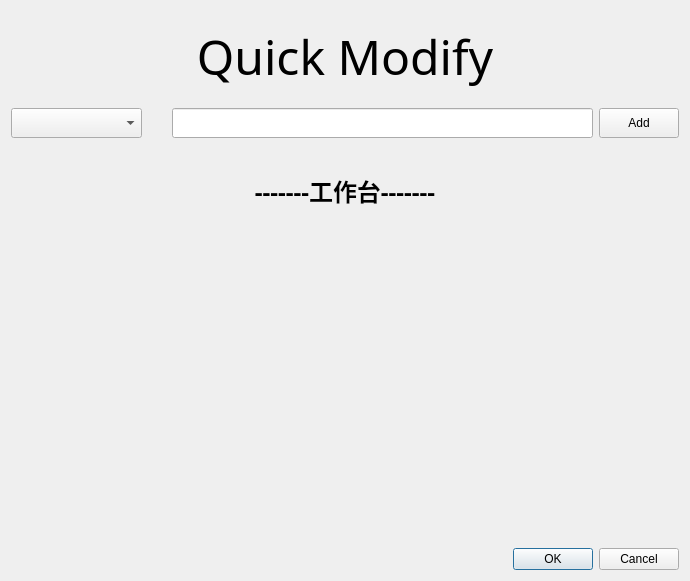
<?xml version="1.0" encoding="UTF-8"?>
<ui version="4.0">
 <class>Dialog</class>
 <widget class="QDialog" name="Dialog">
  <property name="geometry">
   <rect>
    <x>0</x>
    <y>0</y>
    <width>690</width>
    <height>581</height>
   </rect>
  </property>
  <property name="minimumSize">
   <size>
    <width>690</width>
    <height>581</height>
   </size>
  </property>
  <property name="windowTitle">
   <string>Dialog</string>
  </property>
  <layout class="QVBoxLayout" name="verticalLayout">
   <item>
    <layout class="QHBoxLayout" name="horizontalLayout_2">
     <item>
      <spacer name="horizontalSpacer_2">
       <property name="orientation">
        <enum>Qt::Horizontal</enum>
       </property>
       <property name="sizeHint" stdset="0">
        <size>
         <width>40</width>
         <height>20</height>
        </size>
       </property>
      </spacer>
     </item>
     <item>
      <widget class="QLabel" name="logo">
       <property name="minimumSize">
        <size>
         <width>191</width>
         <height>41</height>
        </size>
       </property>
       <property name="font">
        <font>
         <family>Avenir</family>
         <pointsize>36</pointsize>
        </font>
       </property>
       <property name="text">
        <string>Quick Modify</string>
       </property>
       <property name="alignment">
        <set>Qt::AlignCenter</set>
       </property>
      </widget>
     </item>
     <item>
      <spacer name="horizontalSpacer_3">
       <property name="orientation">
        <enum>Qt::Horizontal</enum>
       </property>
       <property name="sizeHint" stdset="0">
        <size>
         <width>40</width>
         <height>20</height>
        </size>
       </property>
      </spacer>
     </item>
    </layout>
   </item>
   <item>
    <layout class="QHBoxLayout" name="horizontalLayout">
     <item>
      <widget class="QComboBox" name="comboBox">
       <property name="minimumSize">
        <size>
         <width>131</width>
         <height>30</height>
        </size>
       </property>
      </widget>
     </item>
     <item>
      <spacer name="horizontalSpacer">
       <property name="minimumSize">
        <size>
         <width>23</width>
         <height>33</height>
        </size>
       </property>
       <property name="orientation">
        <enum>Qt::Horizontal</enum>
       </property>
       <property name="sizeHint" stdset="0">
        <size>
         <width>20</width>
         <height>30</height>
        </size>
       </property>
      </spacer>
     </item>
     <item>
      <widget class="QLineEdit" name="input">
       <property name="minimumSize">
        <size>
         <width>421</width>
         <height>30</height>
        </size>
       </property>
      </widget>
     </item>
     <item>
      <widget class="QPushButton" name="addButton">
       <property name="minimumSize">
        <size>
         <width>40</width>
         <height>30</height>
        </size>
       </property>
       <property name="text">
        <string>Add</string>
       </property>
      </widget>
     </item>
    </layout>
   </item>
   <item>
    <widget class="QLabel" name="label_3">
     <property name="minimumSize">
      <size>
       <width>661</width>
       <height>35</height>
      </size>
     </property>
     <property name="font">
      <font>
       <family>Heiti SC</family>
       <pointsize>18</pointsize>
       <weight>75</weight>
       <bold>true</bold>
      </font>
     </property>
     <property name="text">
      <string>-------工作台-------</string>
     </property>
     <property name="textFormat">
      <enum>Qt::AutoText</enum>
     </property>
     <property name="alignment">
      <set>Qt::AlignCenter</set>
     </property>
    </widget>
   </item>
   <item>
    <widget class="QLabel" name="workbench">
     <property name="minimumSize">
      <size>
       <width>661</width>
       <height>301</height>
      </size>
     </property>
     <property name="text">
      <string/>
     </property>
     <property name="alignment">
      <set>Qt::AlignLeading|Qt::AlignLeft|Qt::AlignTop</set>
     </property>
    </widget>
   </item>
   <item>
    <widget class="QDialogButtonBox" name="buttonBox">
     <property name="orientation">
      <enum>Qt::Horizontal</enum>
     </property>
     <property name="standardButtons">
      <set>QDialogButtonBox::Cancel|QDialogButtonBox::Ok</set>
     </property>
    </widget>
   </item>
  </layout>
 </widget>
 <resources/>
 <connections>
  <connection>
   <sender>buttonBox</sender>
   <signal>accepted()</signal>
   <receiver>Dialog</receiver>
   <slot>accept()</slot>
   <hints>
    <hint type="sourcelabel">
     <x>224</x>
     <y>559</y>
    </hint>
    <hint type="destinationlabel">
     <x>157</x>
     <y>274</y>
    </hint>
   </hints>
  </connection>
  <connection>
   <sender>buttonBox</sender>
   <signal>rejected()</signal>
   <receiver>Dialog</receiver>
   <slot>reject()</slot>
   <hints>
    <hint type="sourcelabel">
     <x>292</x>
     <y>565</y>
    </hint>
    <hint type="destinationlabel">
     <x>286</x>
     <y>274</y>
    </hint>
   </hints>
  </connection>
  <connection>
   <sender>addButton</sender>
   <signal>clicked()</signal>
   <receiver>Dialog</receiver>
   <slot>add_on_clicked()</slot>
   <hints>
    <hint type="sourcelabel">
     <x>641</x>
     <y>113</y>
    </hint>
    <hint type="destinationlabel">
     <x>597</x>
     <y>71</y>
    </hint>
   </hints>
  </connection>
 </connections>
 <slots>
  <slot>add_on_clicked()</slot>
 </slots>
</ui>
